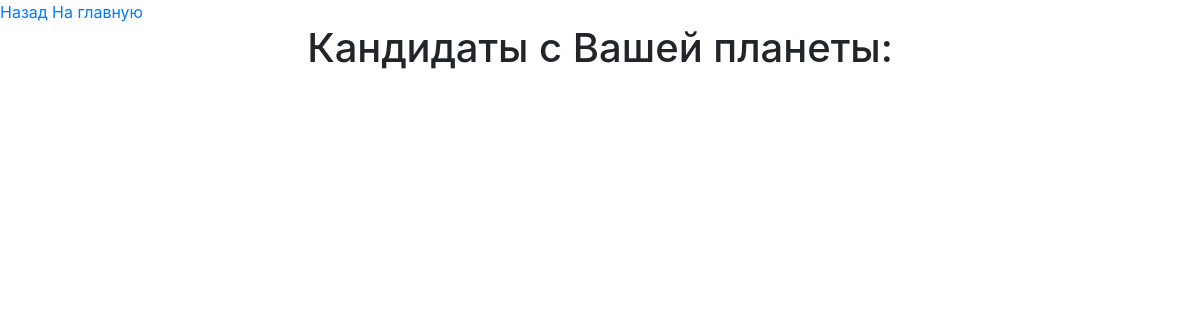
Page /choose/padawan_candidates/1 on the earlier database version.
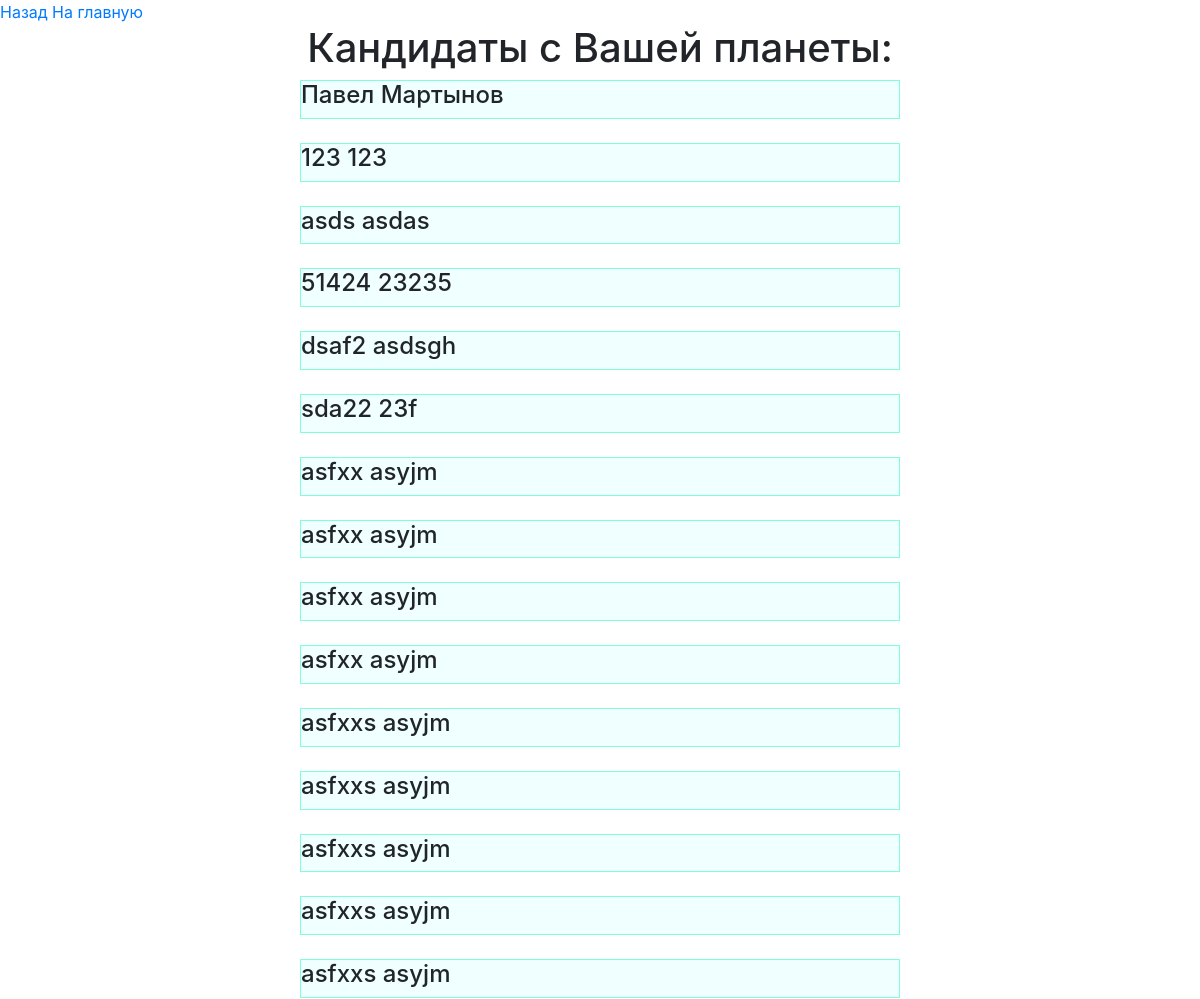
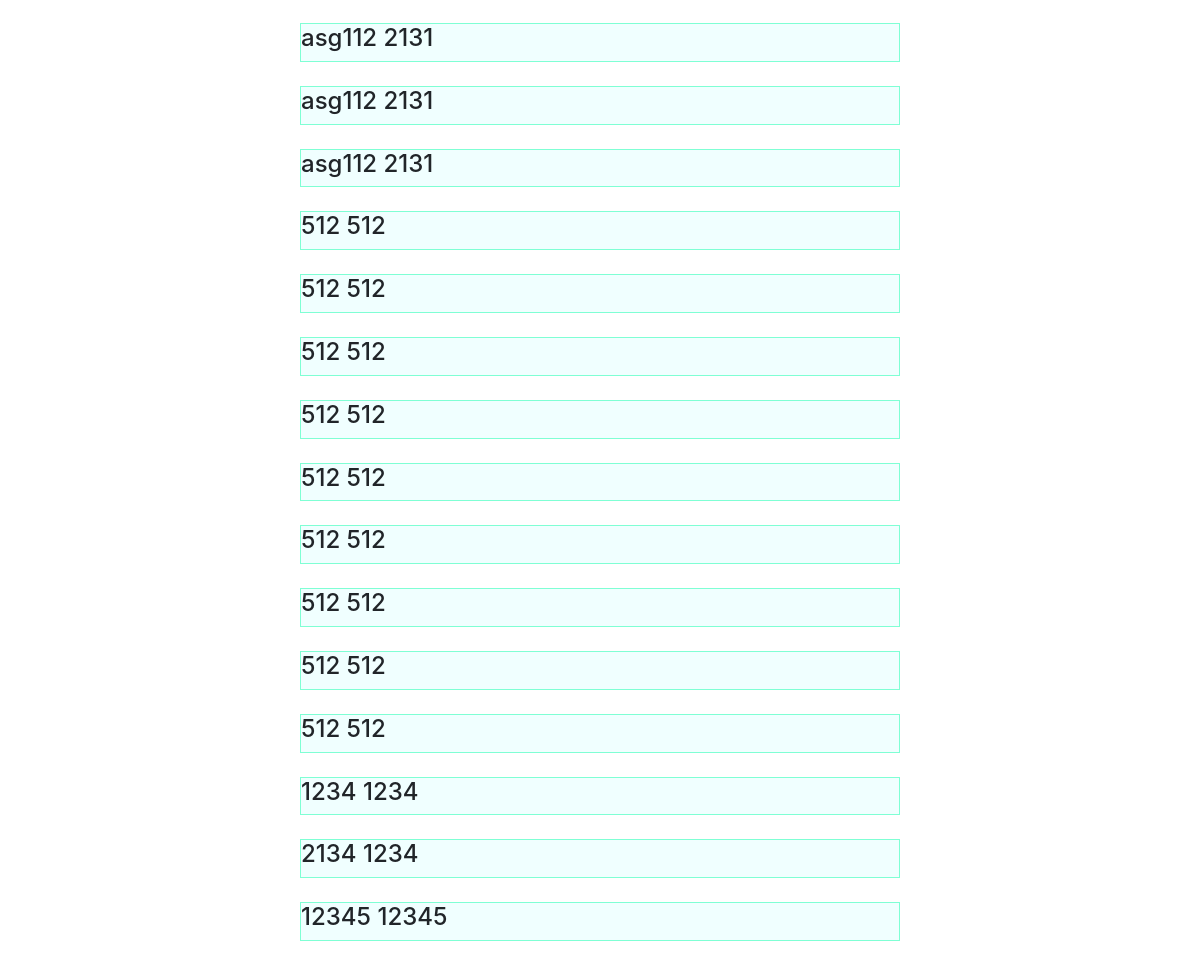
Same page on the later database version (2 pictures, top to bottom).
### mainapp/models.py (models this page shows)
class PadawanModel(models.Model):
    class Meta:
        verbose_name = _("Кандидат")
        verbose_name_plural = _("Кандидаты")
    name = models.CharField(_('Имя'), max_length=32, blank=False, null=False)
    surname = models.CharField(_('Фамилия'), max_length=128, blank=False, null=False)
    age = models.PositiveIntegerField(_('Возраст'), default=100, blank=False, null=False)
    planet = models.ForeignKey(PlanetModel, verbose_name=_('Планета обитания'),
                               on_delete=models.CASCADE, blank=False, null=False)
    email = models.EmailField(_('E-mail'), max_length=256, blank=False, null=False)
    def __str__(self):
        return f'{self.name} {self.surname}'

### mainapp/views.py (the view)
# urls.py: path('choose/padawan_candidates/<int:jedi_pk>', CandidatesView.as_view(), name='candidates_for_jedi')
class CandidatesView(ListView):
    template_name = 'list2.html'
    model = PadawanModel
    def get_queryset(self):
        planet = get_object_or_404(JediModel, pk=self.kwargs['jedi_pk']).planet_id
        return PadawanModel.objects.filter(planet_id=planet)

### templates/list2.html (shortened to what this page needs)
{% extends "extends/base.html" %}{% load i18n %}{% load static %}
{% block body %}
            <h1 class="text-center">Кандидаты с Вашей планеты:</h1>
{% for candidat in object_list %}
    <div style="width: 50%; margin: auto; background-color: azure; border: aquamarine 1px solid">
    <h4>{{ candidat }}</h4>
    </div>
    <br>
{% endfor %}
{% endblock %}

### templates/extends/base.html (shortened to what this page needs)
{% load static %}{% load i18n %}
<!DOCTYPE html>
<html>
<head>
    <link rel="stylesheet" type="text/css" href="{% static 'css/main.css' %}">
    <link rel="stylesheet" type="text/css" href="https://stackpath.bootstrapcdn.com/bootstrap/4.5.2/css/bootstrap.min.css">
</head>
<body>
{% block head %}
    <a href="{{ request.META.HTTP_REFERER }}">{% trans 'Назад' %}</a>
    <a href="{% url 'main:index' %}">{% trans 'На главную' %}</a>
{% endblock %}
{% block body %}{% endblock %}
</body>

Differences in the rows shown:
added PadawanModel: name+surname "Павел Мартынов"
added PadawanModel: name+surname "123 123"
added PadawanModel: name+surname "asds asdas"
added PadawanModel: name+surname "51424 23235"
added PadawanModel: name+surname "dsaf2 asdsgh"
added PadawanModel: name+surname "sda22 23f"
added PadawanModel: name+surname "asfxx asyjm"
added PadawanModel: name+surname "asfxx asyjm"
added PadawanModel: name+surname "asfxx asyjm"
added PadawanModel: name+surname "asfxx asyjm"
added PadawanModel: name+surname "asfxxs asyjm"
added PadawanModel: name+surname "asfxxs asyjm"
added PadawanModel: name+surname "asfxxs asyjm"
added PadawanModel: name+surname "asfxxs asyjm"
added PadawanModel: name+surname "asfxxs asyjm"
added PadawanModel: name+surname "asg112 2131"
added PadawanModel: name+surname "asg112 2131"
added PadawanModel: name+surname "asg112 2131"
added PadawanModel: name+surname "512 512"
added PadawanModel: name+surname "512 512"
added PadawanModel: name+surname "512 512"
added PadawanModel: name+surname "512 512"
added PadawanModel: name+surname "512 512"
added PadawanModel: name+surname "512 512"
added PadawanModel: name+surname "512 512"
added PadawanModel: name+surname "512 512"
added PadawanModel: name+surname "512 512"
added PadawanModel: name+surname "1234 1234"
added PadawanModel: name+surname "2134 1234"
added PadawanModel: name+surname "12345 12345"
